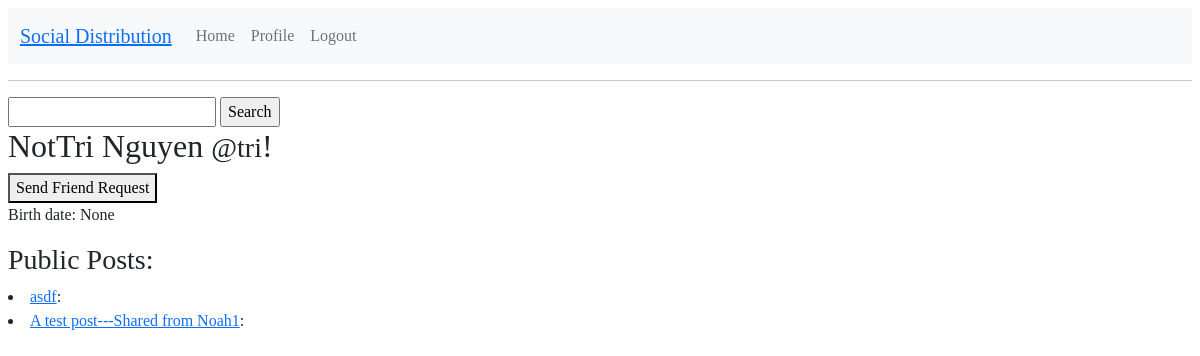
Screenshot of /view_profile/17 (signed in) with the database file from the repository.
### Profile/models.py (models this page shows, shortened)
class Profile(models.Model):
    user = models.OneToOneField(User, on_delete=models.CASCADE, related_name='profile')
    bio = models.TextField(max_length=500, blank=True)
    location = models.CharField(max_length=30, blank=True)
    birth_date = models.DateField(null=True, blank=True)
    friends = models.ManyToManyField('self')
    following = models.ManyToManyField('self', symmetrical=False)

class Post(models.Model):
    title = models.CharField(max_length=200)
    url = models.CharField(max_length=200, blank=True)
    source = models.CharField(max_length=200, blank=True)
    origin = models.CharField(max_length=200, blank=True)
    description = models.TextField(blank=True)
    class ContentType(models.TextChoices):
        MARKDOWN = 'text/markdown' # common mark
        PLAIN = 'text/plain' # UTF-8
        BASE64 = 'application/base64'
        PNG = 'image/png;base64' # embedded png
        JPEG = 'image/jpeg;base64' # embedded jpeg
    content_type = models.CharField(
        max_length=40,
        choices = ContentType.choices,
        default=ContentType.PLAIN
    )
    content = models.TextField(blank=True)
    author = models.ForeignKey(Profile, on_delete=models.CASCADE, null=True, related_name="posts")
    categories = models.ManyToManyField('PostCategory', blank=True)
    comments_count = models.IntegerField(default=0)
    comments_page_size = models.IntegerField(default=50)
    comments_first_page = models.CharField(max_length=200, null=True) # URL to first page of comments for this post
    comments = models.ManyToManyField('Comment', blank=True)
    timestamp = models.DateTimeField(default=timezone.now)
    class Visibility(models.TextChoices):
        PUBLIC = 'PUBLIC'
        FRIENDS = 'FRIENDS'
    visibility = models.CharField(
        max_length=10,
        choices=Visibility.choices,
        default=Visibility.PUBLIC
    )
    unlisted = models.BooleanField(default=False) # used for images so that they don't show up in timelines

### Profile/views.py (the view)
# urls.py: path('view_profile/<int:author_id>', Profile_views.view_profile, name='view_profile'),
def view_profile(request, author_id):
	user = Profile.objects.get(user__username=request.user.username)
	author = Profile.objects.get(user_id=author_id)
	friend_status = user.friends.filter(user_id=author_id).exists()
	friend_posts = author.posts.all()
	if request.method == "GET":
		return render(request, 'profile/view_profile.html', {'author': author, 'posts': friend_posts, 'friend_status': friend_status})

### Profile/templates/profile/view_profile.html (shortened to what this page needs)
{% extends 'base.html' %}
{% block content %}
	<form action="{% url 'Search:results' %}" method="POST">
		<input type="text" name="query" id="query" required>
		<input type="submit" value="Search">
	</form>
	<h2>{{ author.user.get_full_name }} <small>@{{ author.user.username }}</small>!</h2>
		{% if friend_status  %}
			<form action="{{ author.user.id }}/remove_friend" method="POST">
				{% csrf_token %}
				<input type="hidden" name="author" id="author" value="{{ author.user.id }}" />
				<button type="submit">Remove Friend</button>
			</form>
		{% else %}
			<form action="/sendrequest" method="POST">
				<button type="submit">Send Friend Request</button>
			</form>
		{% endif %}
		<p>Birth date: {{ author.birth_date }}</p>
		<h3>Public Posts:</h3>
		{% if posts %}
			{% for post in posts %}
				<li><a href="/author/{{author.id}}/posts/{{post.id}}">{{post.title}}</a>: </li>
			{% endfor %}
		{% else %}
			<p>{{author.user.get_full_name}} has no posts<p>
		{% endif %}
{% endblock %}

### Profile/static/profile/base.css (style rules this page uses)
body { display: block; margin: 8px; font-family: "Georgia"; }

### rows the page displays
Profile: user.get_full_name "NotTri Nguyen", user.username "tri", birth_date "None"
Post: title "asdf"
Post: title "A test post---Shared from Noah1"
